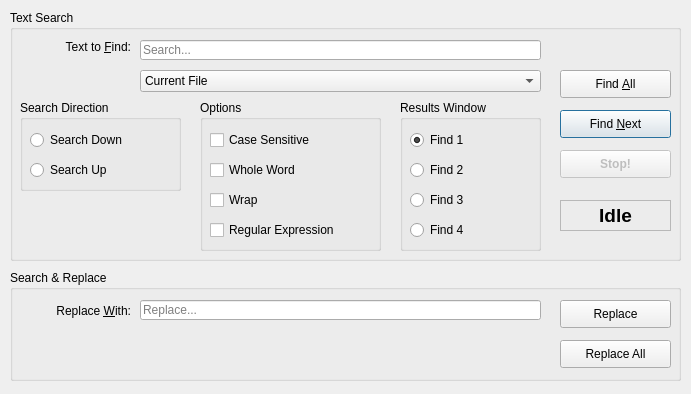
<?xml version="1.0" encoding="UTF-8"?>
<ui version="4.0">
 <class>LUAEditorFindDialog</class>
 <widget class="QDialog" name="LUAEditorFindDialog">
  <property name="windowModality">
   <enum>Qt::NonModal</enum>
  </property>
  <property name="geometry">
   <rect>
    <x>0</x>
    <y>0</y>
    <width>691</width>
    <height>394</height>
   </rect>
  </property>
  <property name="sizePolicy">
   <sizepolicy hsizetype="Preferred" vsizetype="Preferred">
    <horstretch>0</horstretch>
    <verstretch>0</verstretch>
   </sizepolicy>
  </property>
  <property name="windowTitle">
   <string>Block Ops</string>
  </property>
  <widget class="QGroupBox" name="textSearchGroupBox">
   <property name="geometry">
    <rect>
     <x>10</x>
     <y>10</y>
     <width>671</width>
     <height>251</height>
    </rect>
   </property>
   <property name="title">
    <string>Text Search</string>
   </property>
   <widget class="QPushButton" name="cancelButton">
    <property name="enabled">
     <bool>false</bool>
    </property>
    <property name="geometry">
     <rect>
      <x>550</x>
      <y>140</y>
      <width>111</width>
      <height>28</height>
     </rect>
    </property>
    <property name="font">
     <font>
      <weight>75</weight>
      <bold>true</bold>
     </font>
    </property>
    <property name="text">
     <string>Stop!</string>
    </property>
   </widget>
   <widget class="QLabel" name="textToFindLabel">
    <property name="geometry">
     <rect>
      <x>20</x>
      <y>30</y>
      <width>101</width>
      <height>20</height>
     </rect>
    </property>
    <property name="text">
     <string>Text to &amp;Find:</string>
    </property>
    <property name="buddy">
     <cstring>txtFind</cstring>
    </property>
    <property name="alignment">
     <set>Qt::AlignRight|Qt::AlignTop|Qt::AlignTrailing</set>
    </property>
    <property name="wordWrap">
     <bool>true</bool>
    </property>
    <property name="LUAEditorFindDialogLabel" stdset="0">
     <bool>true</bool>
    </property>
   </widget>
   <widget class="QLineEdit" name="txtFind">
    <property name="geometry">
     <rect>
      <x>130</x>
      <y>30</y>
      <width>401</width>
      <height>20</height>
     </rect>
    </property>
    <property name="placeholderText">
     <string>Search...</string>
    </property>
    <property name="clearButtonEnabled">
     <bool>true</bool>
    </property>
   </widget>
   <widget class="QPushButton" name="findNextButton">
    <property name="geometry">
     <rect>
      <x>550</x>
      <y>100</y>
      <width>111</width>
      <height>28</height>
     </rect>
    </property>
    <property name="text">
     <string>Find &amp;Next</string>
    </property>
    <property name="shortcut">
     <string>F3</string>
    </property>
    <property name="autoRepeat">
     <bool>true</bool>
    </property>
    <property name="autoRepeatDelay">
     <number>500</number>
    </property>
    <property name="autoRepeatInterval">
     <number>200</number>
    </property>
    <property name="autoDefault">
     <bool>true</bool>
    </property>
    <property name="default">
     <bool>true</bool>
    </property>
   </widget>
   <widget class="QPushButton" name="findAllButton">
    <property name="geometry">
     <rect>
      <x>550</x>
      <y>60</y>
      <width>111</width>
      <height>28</height>
     </rect>
    </property>
    <property name="text">
     <string>Find &amp;All</string>
    </property>
    <property name="autoDefault">
     <bool>false</bool>
    </property>
    <property name="default">
     <bool>false</bool>
    </property>
   </widget>
   <widget class="QComboBox" name="searchWhereComboBox">
    <property name="geometry">
     <rect>
      <x>130</x>
      <y>60</y>
      <width>401</width>
      <height>22</height>
     </rect>
    </property>
    <item>
     <property name="text">
      <string>Current File</string>
     </property>
    </item>
    <item>
     <property name="text">
      <string>All Open Files</string>
     </property>
    </item>
   </widget>
   <widget class="QLabel" name="busyLabel">
    <property name="geometry">
     <rect>
      <x>550</x>
      <y>190</y>
      <width>111</width>
      <height>31</height>
     </rect>
    </property>
    <property name="font">
     <font>
      <pointsize>14</pointsize>
      <weight>75</weight>
      <bold>true</bold>
     </font>
    </property>
    <property name="frameShape">
     <enum>QFrame::StyledPanel</enum>
    </property>
    <property name="frameShadow">
     <enum>QFrame::Sunken</enum>
    </property>
    <property name="lineWidth">
     <number>2</number>
    </property>
    <property name="midLineWidth">
     <number>0</number>
    </property>
    <property name="text">
     <string>Idle</string>
    </property>
    <property name="alignment">
     <set>Qt::AlignCenter</set>
    </property>
    <property name="IdleLabel" stdset="0">
     <bool>true</bool>
    </property>
   </widget>
   <widget class="QGroupBox" name="groupBox">
    <property name="geometry">
     <rect>
      <x>10</x>
      <y>90</y>
      <width>161</width>
      <height>91</height>
     </rect>
    </property>
    <property name="title">
     <string>Search Direction</string>
    </property>
    <widget class="QRadioButton" name="searchUpRadioButton">
     <property name="geometry">
      <rect>
       <x>10</x>
       <y>60</y>
       <width>140</width>
       <height>20</height>
      </rect>
     </property>
     <property name="text">
      <string>Search Up</string>
     </property>
    </widget>
    <widget class="QRadioButton" name="searchDownRadioButton">
     <property name="geometry">
      <rect>
       <x>10</x>
       <y>30</y>
       <width>140</width>
       <height>20</height>
      </rect>
     </property>
     <property name="text">
      <string>Search Down</string>
     </property>
    </widget>
   </widget>
   <widget class="QGroupBox" name="groupBox_2">
    <property name="geometry">
     <rect>
      <x>190</x>
      <y>90</y>
      <width>181</width>
      <height>151</height>
     </rect>
    </property>
    <property name="title">
     <string>Options</string>
    </property>
    <widget class="QCheckBox" name="caseSensitiveCheckBox">
     <property name="geometry">
      <rect>
       <x>10</x>
       <y>30</y>
       <width>135</width>
       <height>20</height>
      </rect>
     </property>
     <property name="text">
      <string>Case Sensitive</string>
     </property>
    </widget>
    <widget class="QCheckBox" name="wholeWordsCheckBox">
     <property name="geometry">
      <rect>
       <x>10</x>
       <y>60</y>
       <width>135</width>
       <height>20</height>
      </rect>
     </property>
     <property name="text">
      <string>Whole Word</string>
     </property>
    </widget>
    <widget class="QCheckBox" name="wrapCheckBox">
     <property name="geometry">
      <rect>
       <x>10</x>
       <y>90</y>
       <width>135</width>
       <height>20</height>
      </rect>
     </property>
     <property name="text">
      <string>Wrap</string>
     </property>
    </widget>
    <widget class="QCheckBox" name="regularExpressionCheckBox">
     <property name="geometry">
      <rect>
       <x>10</x>
       <y>120</y>
       <width>200</width>
       <height>20</height>
      </rect>
     </property>
     <property name="text">
      <string>Regular Expression</string>
     </property>
    </widget>
   </widget>
   <widget class="QGroupBox" name="groupBox_3">
    <property name="geometry">
     <rect>
      <x>390</x>
      <y>90</y>
      <width>141</width>
      <height>151</height>
     </rect>
    </property>
    <property name="title">
     <string>Results Window</string>
    </property>
    <widget class="QRadioButton" name="m_find1RadioButton">
     <property name="geometry">
      <rect>
       <x>10</x>
       <y>30</y>
       <width>82</width>
       <height>20</height>
      </rect>
     </property>
     <property name="text">
      <string>Find 1</string>
     </property>
     <property name="checked">
      <bool>true</bool>
     </property>
    </widget>
    <widget class="QRadioButton" name="m_find2RadioButton">
     <property name="geometry">
      <rect>
       <x>10</x>
       <y>60</y>
       <width>82</width>
       <height>20</height>
      </rect>
     </property>
     <property name="text">
      <string>Find 2</string>
     </property>
    </widget>
    <widget class="QRadioButton" name="m_find3RadioButton">
     <property name="geometry">
      <rect>
       <x>10</x>
       <y>90</y>
       <width>82</width>
       <height>20</height>
      </rect>
     </property>
     <property name="text">
      <string>Find 3</string>
     </property>
    </widget>
    <widget class="QRadioButton" name="m_find4RadioButton">
     <property name="geometry">
      <rect>
       <x>10</x>
       <y>120</y>
       <width>82</width>
       <height>20</height>
      </rect>
     </property>
     <property name="text">
      <string>Find 4</string>
     </property>
    </widget>
   </widget>
  </widget>
  <widget class="QGroupBox" name="searchAndReplaceGroupBox">
   <property name="geometry">
    <rect>
     <x>10</x>
     <y>270</y>
     <width>671</width>
     <height>111</height>
    </rect>
   </property>
   <property name="title">
    <string>Search &amp;&amp; Replace</string>
   </property>
   <property name="checkable">
    <bool>false</bool>
   </property>
   <widget class="QPushButton" name="replaceAllButton">
    <property name="enabled">
     <bool>true</bool>
    </property>
    <property name="geometry">
     <rect>
      <x>550</x>
      <y>70</y>
      <width>111</width>
      <height>28</height>
     </rect>
    </property>
    <property name="text">
     <string>Replace All</string>
    </property>
   </widget>
   <widget class="QLabel" name="replaceWithLabel">
    <property name="enabled">
     <bool>true</bool>
    </property>
    <property name="geometry">
     <rect>
      <x>0</x>
      <y>30</y>
      <width>121</width>
      <height>21</height>
     </rect>
    </property>
    <property name="text">
     <string>Replace &amp;With:</string>
    </property>
    <property name="buddy">
     <cstring>txtReplaceWith</cstring>
    </property>
    <property name="alignment">
     <set>Qt::AlignRight|Qt::AlignTrailing|Qt::AlignVCenter</set>
    </property>
    <property name="wordWrap">
     <bool>true</bool>
    </property>
    <property name="LUAEditorFindDialogLabel" stdset="0">
     <bool>true</bool>
    </property>
   </widget>
   <widget class="QLineEdit" name="txtReplaceWith">
    <property name="enabled">
     <bool>true</bool>
    </property>
    <property name="geometry">
     <rect>
      <x>130</x>
      <y>30</y>
      <width>401</width>
      <height>20</height>
     </rect>
    </property>
    <property name="placeholderText">
     <string>Replace...</string>
    </property>
    <property name="clearButtonEnabled">
     <bool>true</bool>
    </property>
   </widget>
   <widget class="QPushButton" name="replaceButton">
    <property name="geometry">
     <rect>
      <x>550</x>
      <y>30</y>
      <width>111</width>
      <height>28</height>
     </rect>
    </property>
    <property name="text">
     <string>Replace</string>
    </property>
   </widget>
  </widget>
 </widget>
 <tabstops>
  <tabstop>txtFind</tabstop>
  <tabstop>searchWhereComboBox</tabstop>
  <tabstop>searchDownRadioButton</tabstop>
  <tabstop>searchUpRadioButton</tabstop>
  <tabstop>caseSensitiveCheckBox</tabstop>
  <tabstop>wholeWordsCheckBox</tabstop>
  <tabstop>wrapCheckBox</tabstop>
  <tabstop>regularExpressionCheckBox</tabstop>
  <tabstop>findAllButton</tabstop>
  <tabstop>findNextButton</tabstop>
  <tabstop>cancelButton</tabstop>
  <tabstop>txtReplaceWith</tabstop>
  <tabstop>replaceButton</tabstop>
  <tabstop>replaceAllButton</tabstop>
 </tabstops>
 <resources/>
 <connections>
  <connection>
   <sender>findNextButton</sender>
   <signal>clicked()</signal>
   <receiver>LUAEditorFindDialog</receiver>
   <slot>OnFindNext()</slot>
   <hints>
    <hint type="sourcelabel">
     <x>303</x>
     <y>42</y>
    </hint>
    <hint type="destinationlabel">
     <x>187</x>
     <y>102</y>
    </hint>
   </hints>
  </connection>
  <connection>
   <sender>cancelButton</sender>
   <signal>clicked()</signal>
   <receiver>LUAEditorFindDialog</receiver>
   <slot>OnCancel()</slot>
   <hints>
    <hint type="sourcelabel">
     <x>368</x>
     <y>132</y>
    </hint>
    <hint type="destinationlabel">
     <x>187</x>
     <y>102</y>
    </hint>
   </hints>
  </connection>
  <connection>
   <sender>replaceAllButton</sender>
   <signal>clicked()</signal>
   <receiver>LUAEditorFindDialog</receiver>
   <slot>OnReplaceAll()</slot>
   <hints>
    <hint type="sourcelabel">
     <x>323</x>
     <y>181</y>
    </hint>
    <hint type="destinationlabel">
     <x>187</x>
     <y>102</y>
    </hint>
   </hints>
  </connection>
  <connection>
   <sender>replaceButton</sender>
   <signal>clicked()</signal>
   <receiver>LUAEditorFindDialog</receiver>
   <slot>OnReplace()</slot>
   <hints>
    <hint type="sourcelabel">
     <x>425</x>
     <y>161</y>
    </hint>
    <hint type="destinationlabel">
     <x>249</x>
     <y>109</y>
    </hint>
   </hints>
  </connection>
  <connection>
   <sender>findAllButton</sender>
   <signal>clicked()</signal>
   <receiver>LUAEditorFindDialog</receiver>
   <slot>OnFindAll()</slot>
   <hints>
    <hint type="sourcelabel">
     <x>423</x>
     <y>66</y>
    </hint>
    <hint type="destinationlabel">
     <x>249</x>
     <y>124</y>
    </hint>
   </hints>
  </connection>
 </connections>
 <slots>
  <slot>OnReplaceAll()</slot>
  <slot>OnReplace()</slot>
  <slot>OnCancel()</slot>
  <slot>OnFindNext()</slot>
  <slot>OnFindAll()</slot>
 </slots>
</ui>
